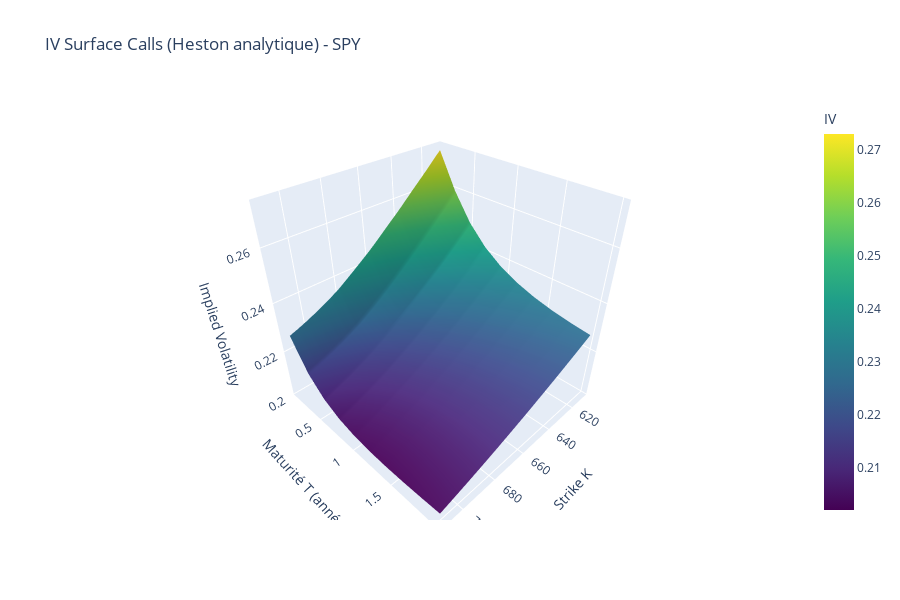
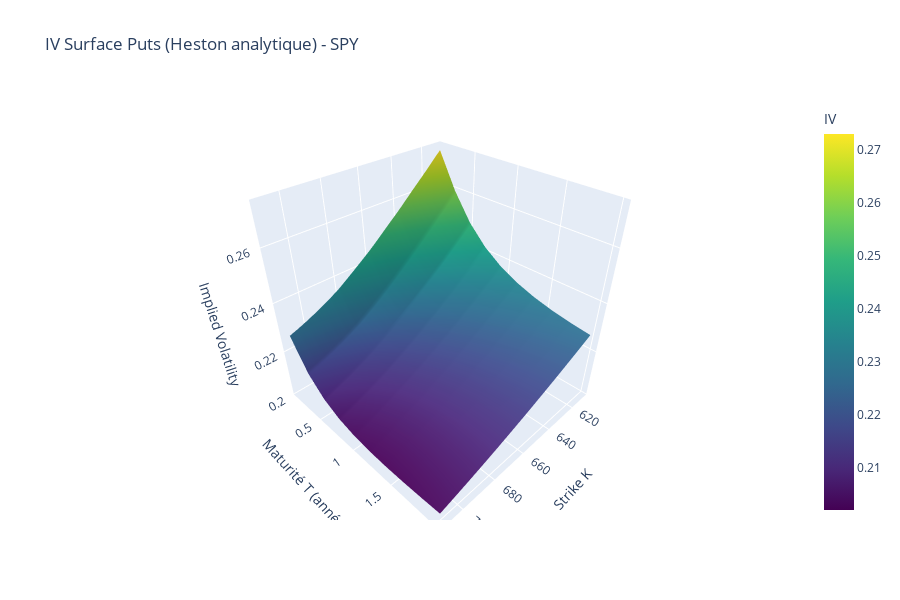

Notebook source saved alongside these figures, in order:
### Code cell
print(f"{'='*60}")
print(f"{'='*60}")

# Grilles demandées: K ∈ [S0-50, S0+50], T ∈ [0.1, 2.0]
K_grid_anal = np.arange(S0 - 50.0, S0 + 50.0 + STEP, STEP)
T_grid_anal = np.linspace(0.1, 2.0, 10)

# Paramètres Heston calibrés -> objet HestonParams
params_cm = HestonParams(
    kappa=torch.tensor(calib['kappa'], dtype=torch.float64),
    theta=torch.tensor(calib['theta'], dtype=torch.float64),
    sigma=torch.tensor(calib['sigma'], dtype=torch.float64),
    rho=torch.tensor(calib['rho'], dtype=torch.float64),
    v0=torch.tensor(calib['v0'], dtype=torch.float64),
)

# Pricing analytique (Carr-Madan) pour Calls + parité pour Puts
call_prices_anal = np.zeros((len(T_grid_anal), len(K_grid_anal)))
put_prices_anal = np.zeros((len(T_grid_anal), len(K_grid_anal)))
for i, T_val in enumerate(T_grid_anal):
    Ks_t = torch.tensor(K_grid_anal, dtype=torch.float64)
    call_vec = carr_madan_call_torch(S0, RF_RATE, DIV_YIELD, float(T_val), params_cm, Ks_t)
    call_prices_anal[i, :] = call_vec.detach().cpu().numpy()
    put_prices_anal[i, :] = call_prices_anal[i, :] - S0 * np.exp(-DIV_YIELD * T_val) + K_grid_anal * np.exp(-RF_RATE * T_val)

# Inversion Black-Scholes -> IV
iv_calls = np.zeros_like(call_prices_anal)
iv_puts = np.zeros_like(put_prices_anal)
for i, T_val in enumerate(T_grid_anal):
    for j, K_val in enumerate(K_grid_anal):
        iv_calls[i, j] = implied_vol_option(call_prices_anal[i, j], S0, float(K_val), float(T_val), RF_RATE, 'call')
        iv_puts[i, j] = implied_vol_option(put_prices_anal[i, j], S0, float(K_val), float(T_val), RF_RATE, 'put')

# Surface 3D
KK, TT = np.meshgrid(K_grid_anal, T_grid_anal)
fig1 = go.Figure(data=[go.Surface(x=KK, y=TT, z=iv_calls, colorscale='Viridis', colorbar=dict(title='IV'))])
fig1.update_layout(title=f"IV Surface Calls (Heston analytique) - {TICKER}", scene=dict(xaxis_title='Strike K', yaxis_title='Maturité T (années)', zaxis_title='Implied Volatility'), height=600)
fig1.show()
fig2 = go.Figure(data=[go.Surface(x=KK, y=TT, z=iv_puts, colorscale='Viridis', colorbar=dict(title='IV'))])
fig2.update_layout(title=f"IV Surface Puts (Heston analytique) - {TICKER}", scene=dict(xaxis_title='Strike K', yaxis_title='Maturité T (années)', zaxis_title='Implied Volatility'), height=600)
fig2.show()

### Figure 1 — Plotly figure (JSON) as saved in the notebook; plotly's stock layout.template omitted (floating-point values rounded to 4 significant figures; data arrays with more than 128 entries replaced by an {"elided": "..."} marker saying what was removed)
{"data": [{"colorbar": {"title": {"text": "IV"}}, "colorscale": [[0, "#440154"], [0.1111, "#482878"], [0.2222, "#3e4989"], [0.3333, "#31688e"], [0.4444, "#26828e"], [0.5556, "#1f9e89"], [0.6667, "#35b779"], [0.7778, "#6ece58"], [0.8889, "#b5de2b"], [1, "#fde725"]], "type": "surface", "x": {"elided": "10x21 float values"}, "y": {"elided": "10x21 float values"}, "z": {"elided": "10x21 float values"}}], "layout": {"height": 600, "scene": {"xaxis": {"title": {"text": "Strike K"}}, "yaxis": {"title": {"text": "Maturité T (années)"}}, "zaxis": {"title": {"text": "Implied Volatility"}}}, "title": {"text": "IV Surface Calls (Heston analytique) - SPY"}}}

### Figure 2 — Plotly figure (JSON) as saved in the notebook; plotly's stock layout.template omitted (floating-point values rounded to 4 significant figures; data arrays with more than 128 entries replaced by an {"elided": "..."} marker saying what was removed)
{"data": [{"colorbar": {"title": {"text": "IV"}}, "colorscale": [[0, "#440154"], [0.1111, "#482878"], [0.2222, "#3e4989"], [0.3333, "#31688e"], [0.4444, "#26828e"], [0.5556, "#1f9e89"], [0.6667, "#35b779"], [0.7778, "#6ece58"], [0.8889, "#b5de2b"], [1, "#fde725"]], "type": "surface", "x": {"elided": "10x21 float values"}, "y": {"elided": "10x21 float values"}, "z": {"elided": "10x21 float values"}}], "layout": {"height": 600, "scene": {"xaxis": {"title": {"text": "Strike K"}}, "yaxis": {"title": {"text": "Maturité T (années)"}}, "zaxis": {"title": {"text": "Implied Volatility"}}}, "title": {"text": "IV Surface Puts (Heston analytique) - SPY"}}}
